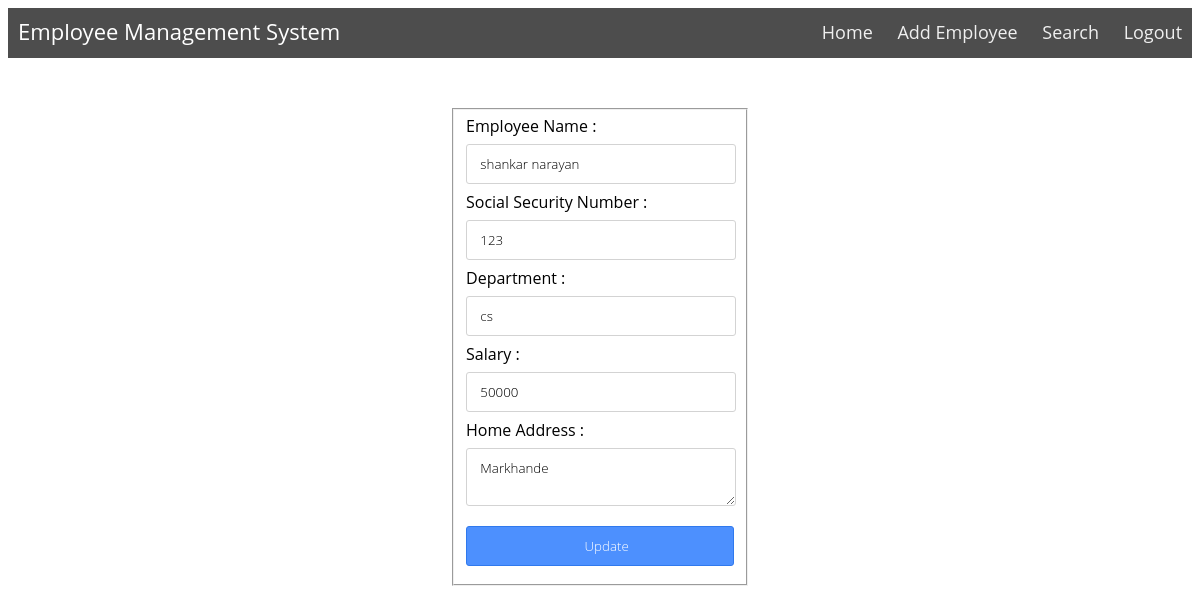
Page /update.php?id=1 on the committed database.
### tables this page shows
CREATE TABLE `emp_record` (
  `id` int(11) NOT NULL,
  `ename` varchar(255) NOT NULL,
  `phone` varchar(255) NOT NULL,
  `dept` varchar(255) NOT NULL,
  `salary` varchar(255) NOT NULL,
  `homeaddress` varchar(255) NOT NULL
);

### update.php (the view, shortened to what this page needs)
<?php include 'nav.php'?>
<?php
$connection = mysqli_connect('localhost', 'root', '', 'record');
$Update_Record = $_GET['id'];
$ShowQuery = "SELECT * FROM emp_record WHERE id=$Update_Record ";
$Execute = mysqli_query($connection, $ShowQuery);
while ($DataRows = mysqli_fetch_array($Execute)) {
    $Ename = $DataRows['ename'];
    $phone = $DataRows['phone'];
    $Dept = $DataRows['dept'];
    $Salary = $DataRows['salary'];
    $HomeAddress = $DataRows['homeaddress'];
}
?>
<!DOCTYPE html>
<html>
<head>
	<link rel="stylesheet" type="text/css" href="style.css">
</head>
<body>
<div id="insert-employee">
		<form  method="POST">
			<fieldset>
				<span class="FieldInfo">Employee Name :</span><br><input type="text" name="EName" value="<?php echo $Ename; ?>"><br>
				<span class="FieldInfo">Social Security Number :</span><br> <input type="text" name="phone" value="<?php echo $phone; ?>"><br>
				<span class="FieldInfo">Department :</span><br> <input type="text" name="Dept" value="<?php echo $Dept; ?>"><br>
				<span class="FieldInfo">Salary :</span> <br><input type="text" name="Salary" value="<?php echo $Salary; ?>"><br>
				<span class="FieldInfo">Home Address :</span><br><textarea name="HomeAddress"><?php echo $HomeAddress; ?></textarea><br>
				<input type="submit" name="Submit" value="Update">
			</fieldset>
		</form>
	</div>
</body>
</html>

### style.css (style rules this page uses)
body { font-family: "Open Sans", sans-serif; line-height: 1.25; }
#insert-employee { max-width: 300px; margin: 50px auto 0; }
#insert-employee input, textarea { font-family: 'Open Sans', sans-serif; font-weight: 300; width: 100%; margin: 8px 0; text-indent: 1em; padding: 10px 0; border-radius: 3px; border: 1px solid lightgray; }
#insert-employee input[type="submit"] { background-color: #4d90fe; color: white; border: 1px solid #3079ed; }

### rows in the picture
emp_record: EName "shankar narayan", phone "123", Dept "cs", Salary "50000", HomeAddress "Markhande"
